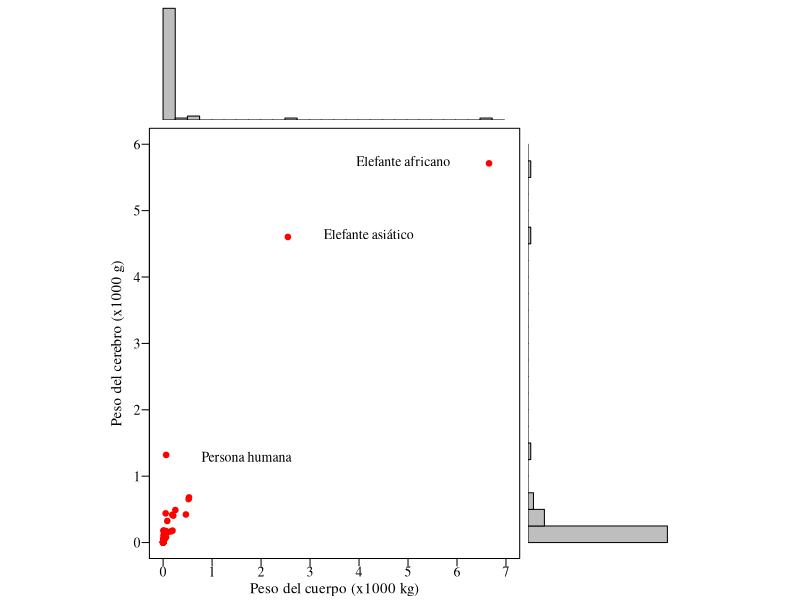

R code for this plot:

png(file="120_brainBodyOriginal.png",width=1900, height=1200, res = 300)

brainBody = read.csv2("brainBodyWeight.csv")
x = brainBody$body/1000
y = brainBody$brain/1000

t= 1
scatterhist = function(x, y, xlab="", ylab=""){
  zones=matrix(c(2,0,1,3), ncol=2, byrow=TRUE) # matrix(c(2,0,1,3), ncol=2, byrow=TRUE)
  layout(zones, widths=c(3.3/5, 1.7/5), heights=c(1/5,4/5)) # (zones, widths=c(4/5,1/5), heights=c(1/5,4/5)
  xhist = hist(x, breaks = seq(0, 7, 0.25), plot=FALSE)
  yhist = hist(y, breaks = seq(0, 6, 0.25), plot=FALSE)
  top = max(c(xhist$counts, yhist$counts))
  par(mar=c(2.5, 9, 0.5, 0.5),  family = "serif") # par(mar=c(3,3,1,1))
  plot(x,y, xlim = c(0, 7), ylim = c(0,6), xlab="", ylab="", 
       cex = t-0.1, xaxt = "n", yaxt = "n", pch = 19, col = "red")
  axis(side=1, padj=-1.2, tck=-0.02, at=seq(0, 7, 1), cex.axis = t)
  axis(side=2, hadj=-0.1, tck=-0.02, at=seq(0, 6, 1), cex.axis = t, las = 1)
  
  mtext('Peso del cuerpo (x1000 kg)', side=1, line=1.3, cex=t-0.1, las=1, family = "serif")
  mtext('Peso del cerebro (x1000 g)', 
        side=2, line=1.5, cex=t-0.1, las=0, family = "serif")
  
  text(4.9, 5.75, "Elefante africano")
  text(4.2, 4.65, "Elefante asiático")
  text(1.7, 1.3, "Persona humana")
  
  #abline(lm(y ~ x), col = "blue")
  
  par(mar=c(0, 9, 0.5, 0.6)) # par(mar=c(0,3,1,1))
  barplot(xhist$counts, axes=FALSE, ylim=c(0, top), space=0)
  par(mar=c(2.5, 0, 0.5, 7)) # par(mar=c(3,0,1,1))
  barplot(yhist$counts, axes=FALSE, xlim=c(0, top), space=0, horiz=TRUE)
  par(oma=c(3, 3, 0, 0)) # par(oma=c(3,3,0,0))
}


with(brainBody, scatterhist(x, y, xlab="MCS", ylab="PCS"))

dev.off()
# info: https://www.r-bloggers.com/2011/06/example-8-41-scatterplot-with-marginal-histograms/
